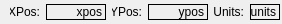
<?xml version="1.0" encoding="UTF-8"?>
<ui version="4.0">
 <class>MouseCoordinates</class>
 <widget class="QWidget" name="MouseCoordinates">
  <property name="geometry">
   <rect>
    <x>0</x>
    <y>0</y>
    <width>282</width>
    <height>24</height>
   </rect>
  </property>
  <property name="minimumSize">
   <size>
    <width>270</width>
    <height>24</height>
   </size>
  </property>
  <property name="maximumSize">
   <size>
    <width>282</width>
    <height>24</height>
   </size>
  </property>
  <property name="windowTitle">
   <string>Form</string>
  </property>
  <layout class="QVBoxLayout" name="verticalLayout">
   <property name="leftMargin">
    <number>10</number>
   </property>
   <property name="topMargin">
    <number>0</number>
   </property>
   <property name="rightMargin">
    <number>0</number>
   </property>
   <property name="bottomMargin">
    <number>0</number>
   </property>
   <item>
    <layout class="QHBoxLayout" name="horizontalLayout">
     <item>
      <widget class="QLabel" name="xpos_Label">
       <property name="minimumSize">
        <size>
         <width>30</width>
         <height>16</height>
        </size>
       </property>
       <property name="maximumSize">
        <size>
         <width>30</width>
         <height>16</height>
        </size>
       </property>
       <property name="font">
        <font>
         <pointsize>9</pointsize>
        </font>
       </property>
       <property name="text">
        <string> XPos:</string>
       </property>
       <property name="alignment">
        <set>Qt::AlignRight|Qt::AlignTrailing|Qt::AlignVCenter</set>
       </property>
      </widget>
     </item>
     <item>
      <widget class="QLabel" name="xposText_Label">
       <property name="minimumSize">
        <size>
         <width>60</width>
         <height>16</height>
        </size>
       </property>
       <property name="maximumSize">
        <size>
         <width>60</width>
         <height>16</height>
        </size>
       </property>
       <property name="font">
        <font>
         <pointsize>9</pointsize>
        </font>
       </property>
       <property name="frameShape">
        <enum>QFrame::Box</enum>
       </property>
       <property name="text">
        <string>xpos</string>
       </property>
       <property name="alignment">
        <set>Qt::AlignRight|Qt::AlignTrailing|Qt::AlignVCenter</set>
       </property>
      </widget>
     </item>
     <item>
      <widget class="QLabel" name="ypos_Label">
       <property name="minimumSize">
        <size>
         <width>30</width>
         <height>16</height>
        </size>
       </property>
       <property name="maximumSize">
        <size>
         <width>30</width>
         <height>16</height>
        </size>
       </property>
       <property name="font">
        <font>
         <pointsize>9</pointsize>
        </font>
       </property>
       <property name="text">
        <string>YPos:</string>
       </property>
       <property name="alignment">
        <set>Qt::AlignRight|Qt::AlignTrailing|Qt::AlignVCenter</set>
       </property>
      </widget>
     </item>
     <item>
      <widget class="QLabel" name="yposText_Label">
       <property name="minimumSize">
        <size>
         <width>60</width>
         <height>16</height>
        </size>
       </property>
       <property name="maximumSize">
        <size>
         <width>60</width>
         <height>16</height>
        </size>
       </property>
       <property name="font">
        <font>
         <pointsize>9</pointsize>
        </font>
       </property>
       <property name="frameShape">
        <enum>QFrame::Box</enum>
       </property>
       <property name="text">
        <string>ypos</string>
       </property>
       <property name="alignment">
        <set>Qt::AlignRight|Qt::AlignTrailing|Qt::AlignVCenter</set>
       </property>
      </widget>
     </item>
     <item>
      <widget class="QLabel" name="units_Label">
       <property name="minimumSize">
        <size>
         <width>30</width>
         <height>16</height>
        </size>
       </property>
       <property name="maximumSize">
        <size>
         <width>30</width>
         <height>16</height>
        </size>
       </property>
       <property name="font">
        <font>
         <pointsize>9</pointsize>
        </font>
       </property>
       <property name="text">
        <string>Units:</string>
       </property>
       <property name="alignment">
        <set>Qt::AlignRight|Qt::AlignTrailing|Qt::AlignVCenter</set>
       </property>
      </widget>
     </item>
     <item>
      <widget class="QLabel" name="unitsText_Label">
       <property name="minimumSize">
        <size>
         <width>30</width>
         <height>16</height>
        </size>
       </property>
       <property name="maximumSize">
        <size>
         <width>30</width>
         <height>16</height>
        </size>
       </property>
       <property name="font">
        <font>
         <pointsize>9</pointsize>
        </font>
       </property>
       <property name="frameShape">
        <enum>QFrame::Box</enum>
       </property>
       <property name="text">
        <string>units</string>
       </property>
       <property name="alignment">
        <set>Qt::AlignRight|Qt::AlignTrailing|Qt::AlignVCenter</set>
       </property>
      </widget>
     </item>
    </layout>
   </item>
  </layout>
 </widget>
 <resources/>
 <connections/>
</ui>
